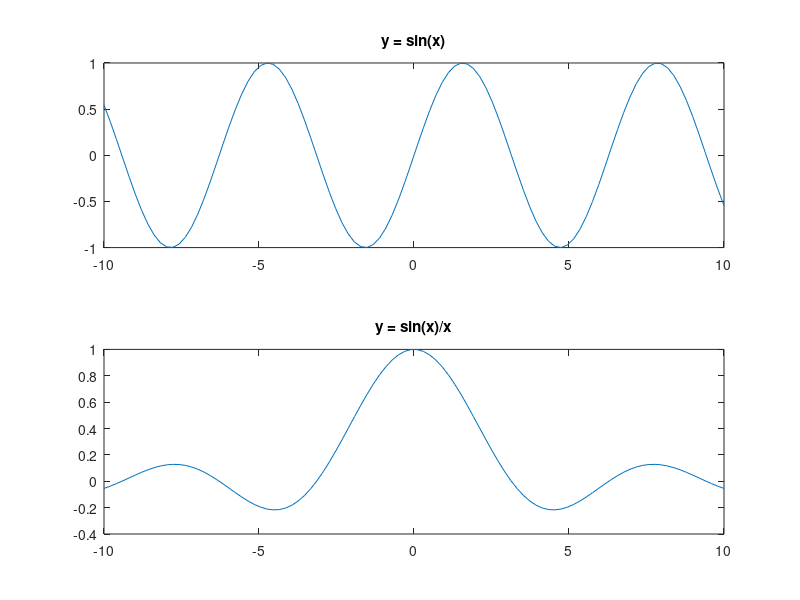
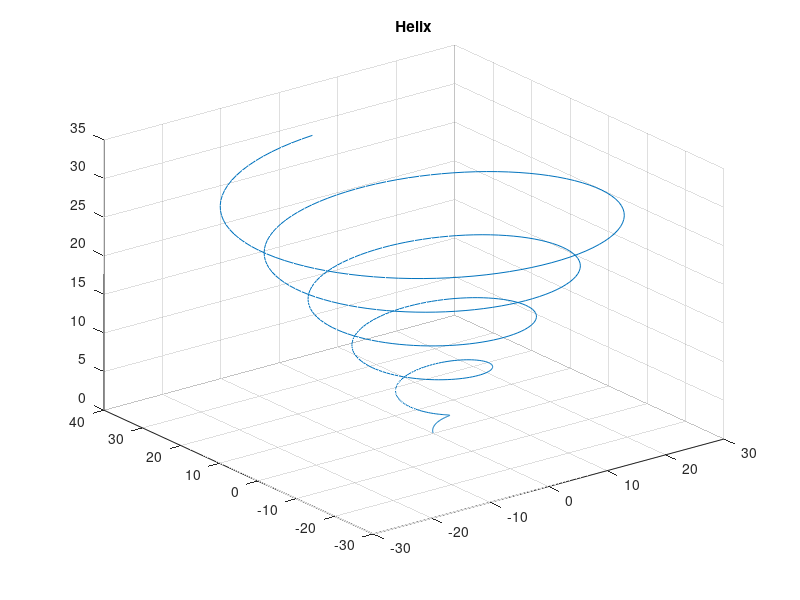
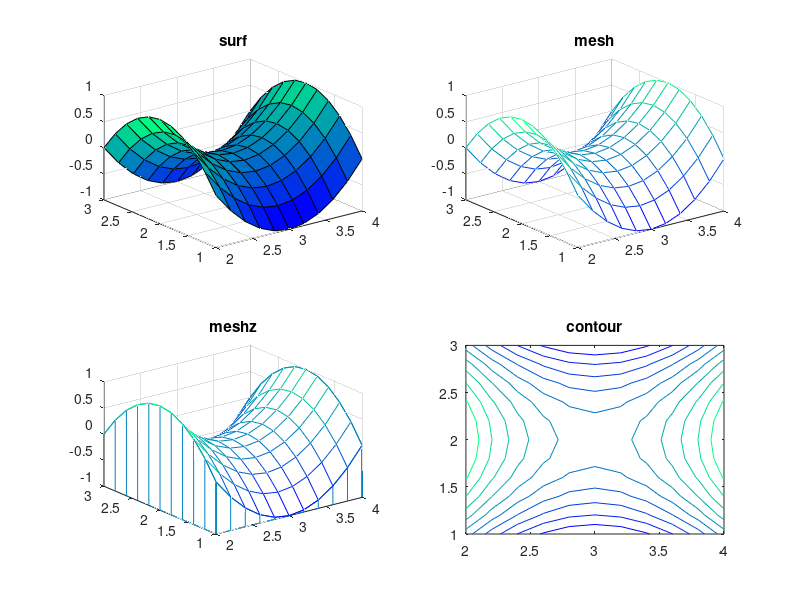

The MATLAB script that drew these images, in order: (Note: this script raises an error after producing the figures.)
% More graphs
hold on;
x = linspace(-10, 10);
h = figure(1);
subplot(2, 1, 1);
plot(x, sin(x));
title('y = sin(x)');
subplot(2, 1, 2);
plot(x, sin(x) ./ x);
title('y = sin(x)/x');
print('plots/mult_sins.png');
hold off;


% 3D

hold on;
t = 0 : pi/50 : 10*pi;
x = sin(t) .* t; y = cos(t) .* t; z = t;
hf = figure(2);
plot3(x, y, z);
title('Helix');
grid on;
print('plots/helix.png');
hold off;


% Surface

hold on;
x = 2 : 0.2 : 4;
y = 1 : 0.2 : 3;
[X, Y] = meshgrid(x, y);
Z = (X - 3) .^ 2 - (Y - 2) .^ 2;
hff = figure(3);
colormap(winter);
subplot(2, 2, 1);
surf(X, Y, Z);
title('surf');
subplot(2, 2, 2);
mesh(X, Y, Z);
title('mesh');
subplot(2, 2, 3);
meshz(X, Y, Z);
title('meshz');
subplot(2, 2, 4);
contour(X, Y, Z);
title('contour');
print('plots/surfaces.png');
hold off;

% Image

surf_img = imread('plots/surfaces.png');
surf_gray = rgb2gray(surf_img);
imwrite(surf_gray, 'plots/surf_gray.png');



